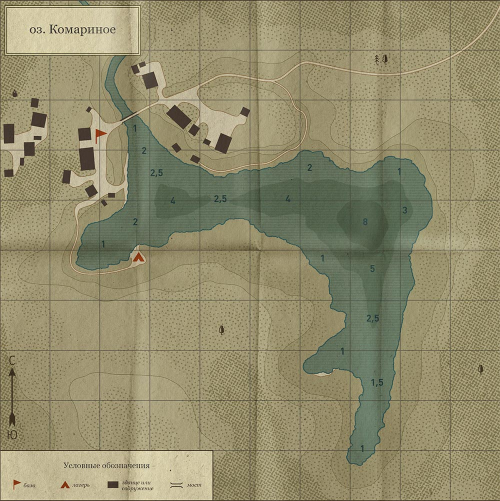
#> input picture images/Testmap-1-1-100-100.jpg, 1000 x 1002 px, found by its file name (shown at 1/2 size); its folder holds only this picture in this run
$ python create_previews.py
#> lines starting #> are read from the running program, lines starting #| are printed output that depends on the picture
#!/usr/bin/env python3
"""
Script to create preview versions of map images for faster loading.
Resizes images to 25% of original size and adds -preview suffix.
"""

import os
from PIL import Image

def create_preview(image_path, quality=25):
    """
    Create a preview version of an image at specified quality percentage.

    Args:
        image_path (str): Path to the original image
        quality (int): Percentage of original size (default 25%)
    """
    try:
        # Open the original image
        with Image.open(image_path) as img:
            # Calculate new dimensions
            original_width, original_height = img.size
            new_width = int(original_width * (quality / 100))
            new_height = int(original_height * (quality / 100))

            # Resize the image using high-quality resampling
            resized_img = img.resize((new_width, new_height), Image.Resampling.LANCZOS)

            # Generate preview filename
            file_dir = os.path.dirname(image_path)
            file_name = os.path.basename(image_path)
            name_parts = file_name.rsplit('.', 1)
            if len(name_parts) == 2:
                preview_name = f"{name_parts[0]}-preview.{name_parts[1]}"
            else:
                preview_name = f"{file_name}-preview"

            preview_path = os.path.join(file_dir, preview_name)

            # Save the preview image
            resized_img.save(preview_path, optimize=True, quality=85)

            print(f"✅ Created preview: {preview_name}")
            print(f"   Original: {original_width}x{original_height} ({os.path.getsize(image_path)} bytes)")
            print(f"   Preview:  {new_width}x{new_height} ({os.path.getsize(preview_path)} bytes)")
            print()

    except Exception as e:
        print(f"❌ Error processing {image_path}: {e}")

def main():
    # Path to the images directory
    images_dir = "RF4 Records/frontend/public/images"

    if not os.path.exists(images_dir):
        print(f"❌ Images directory not found: {images_dir}")
        return

    # Find all map images
    map_files = []
    for file in os.listdir(images_dir):
        if file.lower().endswith(('.png', '.jpg', '.jpeg')) and not file.endswith('-preview.png'):
            map_files.append(file)

    if not map_files:
        print("❌ No map images found in the images directory")
        return

    print(f"🔍 Found {len(map_files)} map images to process:")
    for file in map_files:
        print(f"   - {file}")
    print()

    # Create previews
    print("🚀 Creating preview images...")
    for file in map_files:
        image_path = os.path.join(images_dir, file)
        create_preview(image_path)
#> in create_preview, img is the input picture: PIL image 1000x1002 RGB; mean R, G, B 145.9, 140.4, 108
#> in create_preview, `resized_img = img.resize((new_width, new_height), Image.Resampling.LAN..`:
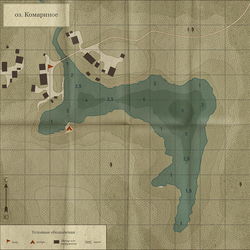
#> resized_img: PIL image 250x250 RGB; mean R, G, B 146, 140.5, 108.1
#|    Original: 1000x1002 (229400 bytes)
#|    Preview:  250x250 (14906 bytes)

    print("✨ Preview creation complete!")

if __name__ == "__main__":
    main()
